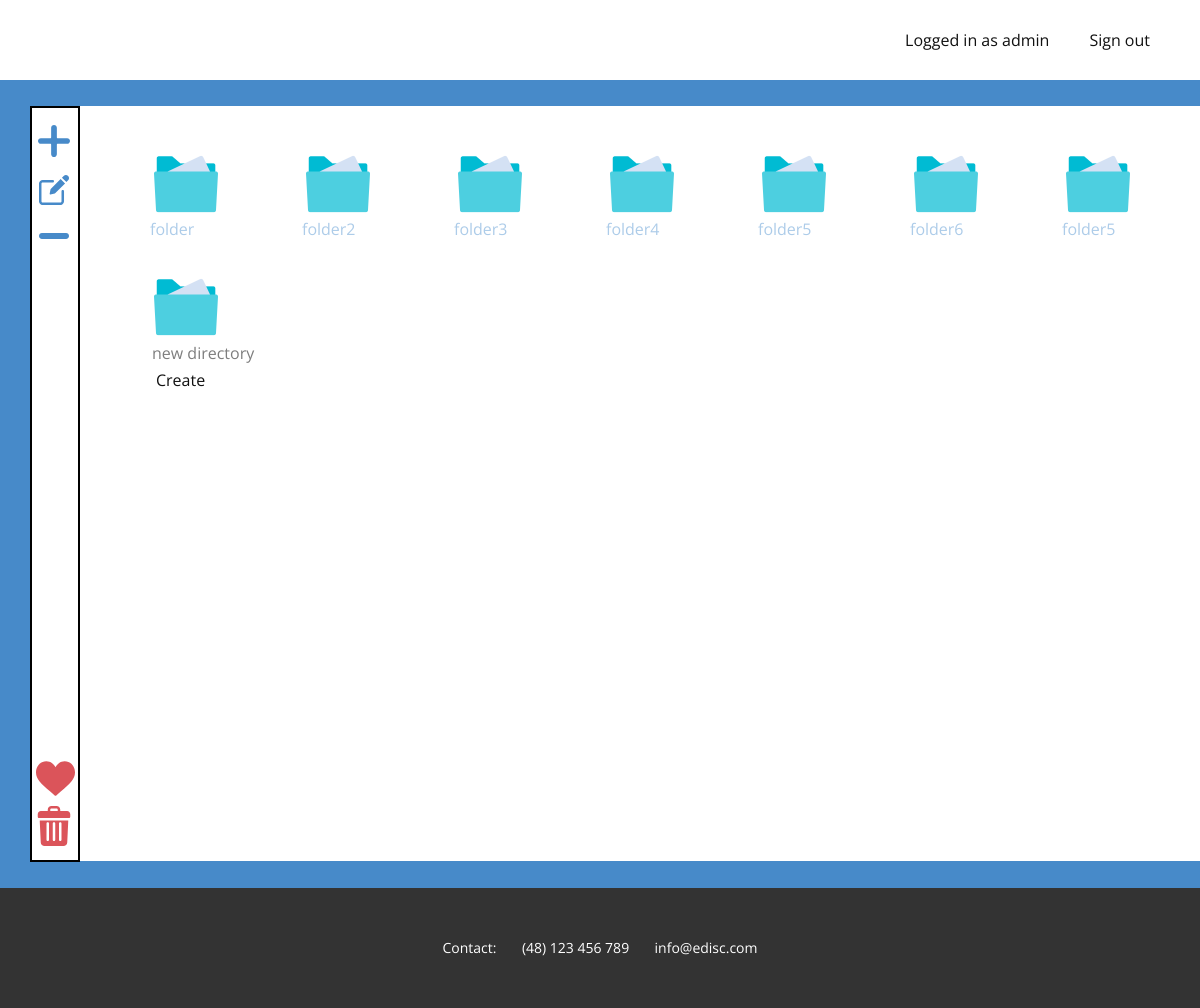
/drive/create_directory (signed in), run on an earlier commit of the app's database.
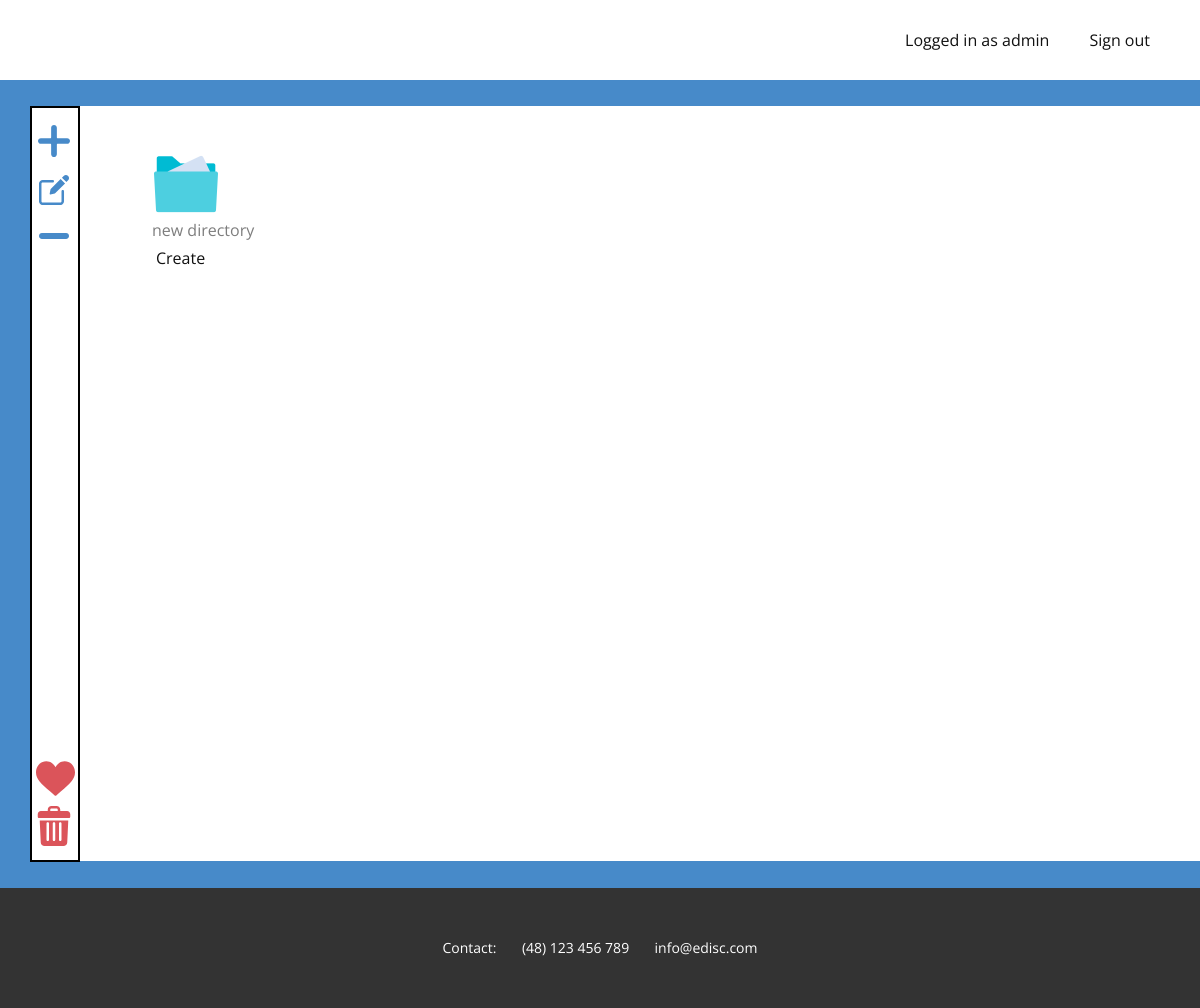
And on a later commit of the database.
### mainapp/models.py (models this page shows, shortened)
class Directory (models.Model):
    user = models.ForeignKey(User, on_delete=models.CASCADE)
    directoryName = models.CharField(max_length=20)

### mainapp/views.py (the view)
# urls.py: path('drive/create_directory', views.create_directory, name='create_directory')
@login_required(login_url='login')
def create_directory(request):
    form = CreateDirectoryForm(request.POST or None)
    if form.is_valid():
        stock = form.save(commit=False)
        stock.user = request.user
        stock.save()
        return redirect('drive')
    context = {
        'form': form
    }
    return render(request, 'mainapp/create_directory.html', context)

### mainapp/forms.py
class CreateDirectoryForm(forms.ModelForm):
    class Meta:
        model = models.Directory
        fields = ['directoryName']
        widgets = {
            'directoryName': forms.TextInput(attrs={
                'placeholder': 'new directory',
            })
        }

### mainapp/templates/mainapp/create_directory.html (shortened to what this page needs)
{% extends "./drive.html" %}
{% block creation_form %}
    <link rel="stylesheet" href="../../static/css/clear_input.css" media="screen">
    <div class="floatLeft">
        <figure>
            <img src="../../static/images/directory.png" width="72" height="65">
            <figcaption>
                <form action="" method="POST">
                {{ form.directoryName }}
                <br><input type="submit" value="Create">
                </form>
            </figcaption>
        </figure>
    </div>
{% endblock %}

### mainapp/templates/mainapp/drive.html (shortened to what this page needs)
{% extends "./base.html" %}
{% block body_content %}
    {% for dir in user.directory_set.all %}
        <div class="floatLeft">
            <a href='drive/{{ dir.id }}'>
            <figure>
                    <img src="../../static/images/directory.png" width="72" height="65">
                    <figcaption>{{ dir.directoryName }}</figcaption>
            </figure>
        </a>
        </div>
    {% endfor %}
    {% block creation_form %}
    {% endblock %}
    <br><br><br><br><br><br><br><br><br><br><br><br><br><br>
{% endblock %}
{% block list_content %}
    <a href="drive/create_directory" class="listed_font">
        <span class="u-icon u-icon-circle u-text-palette-1-base u-icon-15"><svg class="u-svg-link" preserveAspectRatio="xMidYMin slice" viewBox="0 0 448 448" style=""><use xmlns:xlink="http://www.w3.org/1999/xlink" xlink:href="#svg-afdf"></use></svg></span>
    </a>
    <a href="#" class="listed_font">
        <span class="u-icon u-icon-circle u-text-palette-1-base u-icon-16"><svg class="u-svg-link" preserveAspectRatio="xMidYMin slice" viewBox="0 0 512 511" style=""><use xmlns:xlink="http://www.w3.org/1999/xlink" xlink:href="#svg-fa6a"></use></svg></span>
    </a>
    <a href="#" class="listed_font">
        <span class="u-icon u-icon-circle u-text-palette-1-base u-icon-17"><svg class="u-svg-link" preserveAspectRatio="xMidYMin slice" viewBox="0 0 124 124" style=""><use xmlns:xlink="http://www.w3.org/1999/xlink" xlink:href="#svg-d0e1"></use></svg></span>
    </a>
    <a href='drive/favourites' class="listed_font">
        <span class="u-icon u-icon-circle u-text-palette-2-base u-icon-18"><svg class="u-svg-link" preserveAspectRatio="xMidYMin slice" viewBox="0 0 512 512" style=""><use xmlns:xlink="http://www.w3.org/1999/xlink" xlink:href="#svg-d408"></use></svg></span>
    </a>
    <a href='drive/bin' class="listed_font">
        <span class="u-icon u-icon-circle u-text-palette-2-base u-icon-19"><svg class="u-svg-link" preserveAspectRatio="xMidYMin slice" viewBox="0 0 512 512" style=""><use xmlns:xlink="http://www.w3.org/1999/xlink" xlink:href="#svg-83be"></use></svg></span>
    </a>
{% endblock %}

What changed in the data, as far as the page shows it:
no longer on this page (row edited): Directory: directoryName "folder"
no longer on this page (row edited): Directory: directoryName "folder2"
removed Directory: directoryName "folder3"
removed Directory: directoryName "folder4"
removed Directory: directoryName "folder5"
removed Directory: directoryName "folder6"
removed Directory: directoryName "folder5"
